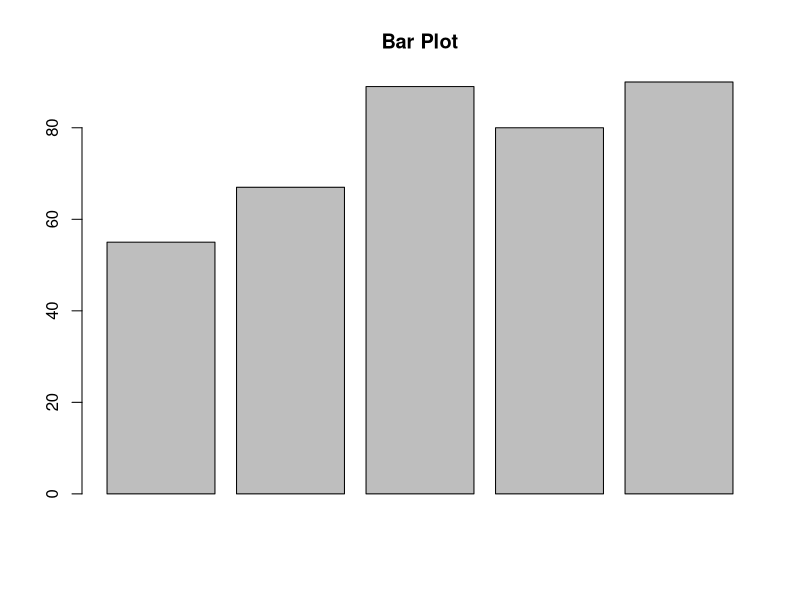
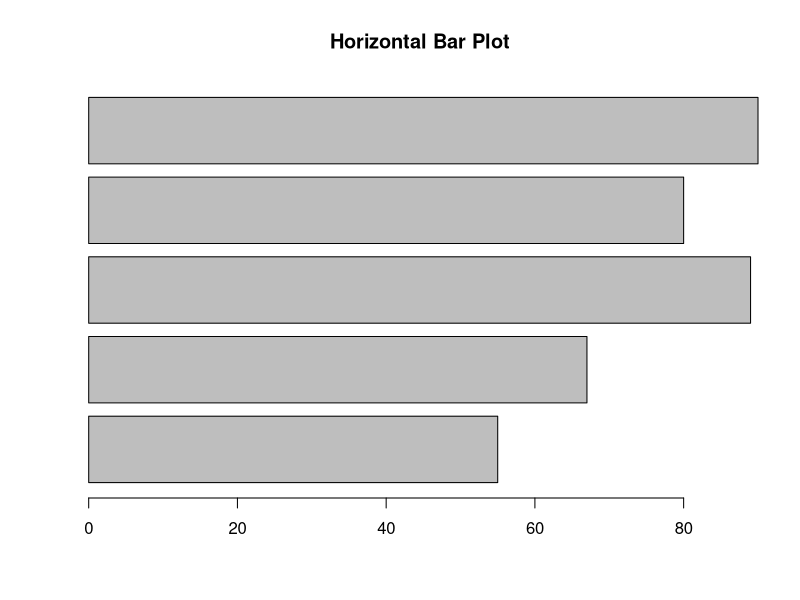

The R source for these figures, in order:
# EXPERIMENT-14
# BAR PLOT AND HORIZONTAL BAR
#
# AIM: To draw the bar plot and horizontal bar using R-tool.

a <- c(55, 67, 89, 80, 90)

# Vertical bar plot
barplot(a, main = "Bar Plot")

# Horizontal bar plot
barplot(a, horiz = TRUE, main = "Horizontal Bar Plot")

# RESULT: Thus the bar and horizontal bar plot is executed successfully.
